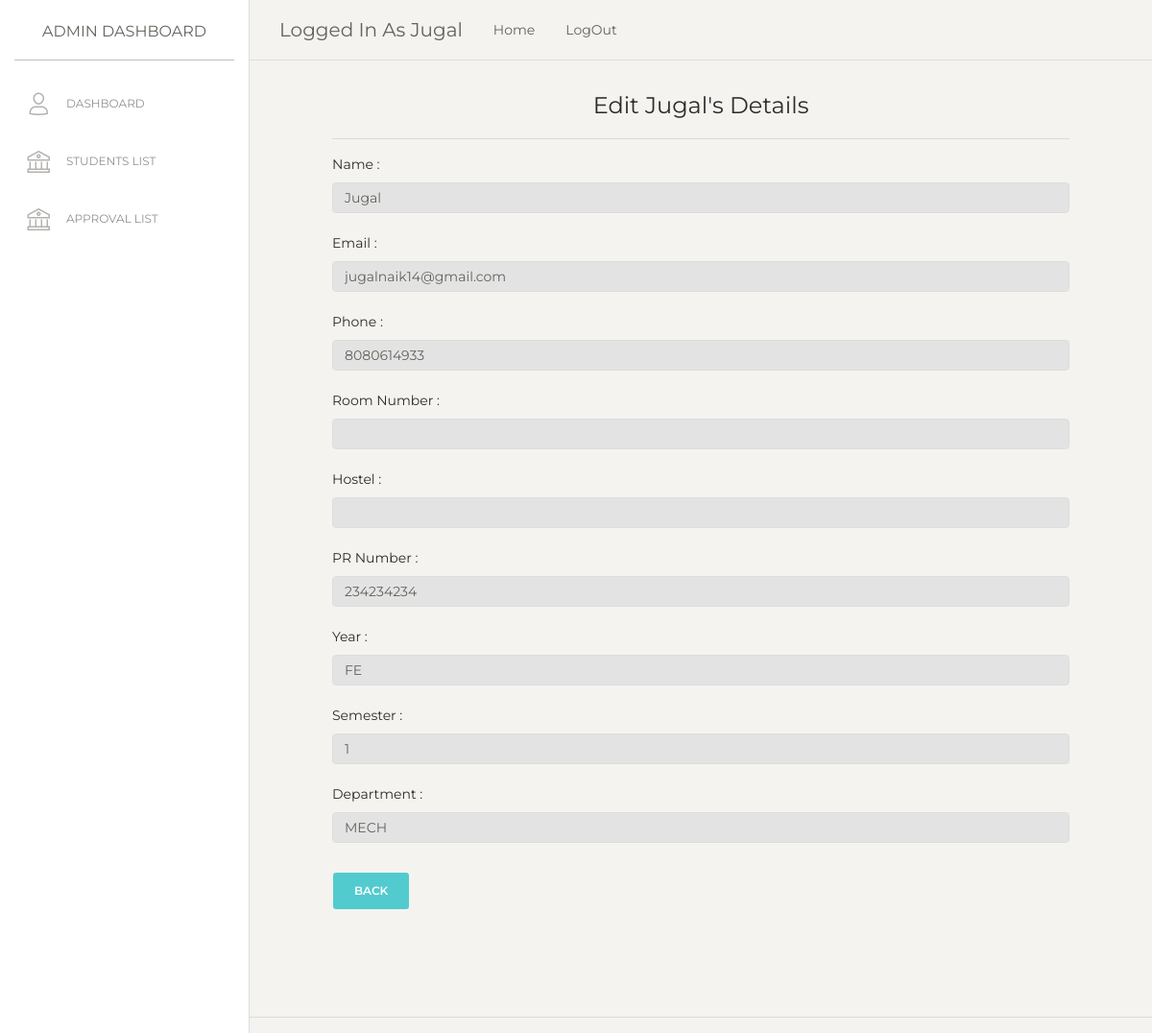
Before: /approvals/moreinfo/1 (signed in) with the older database file.
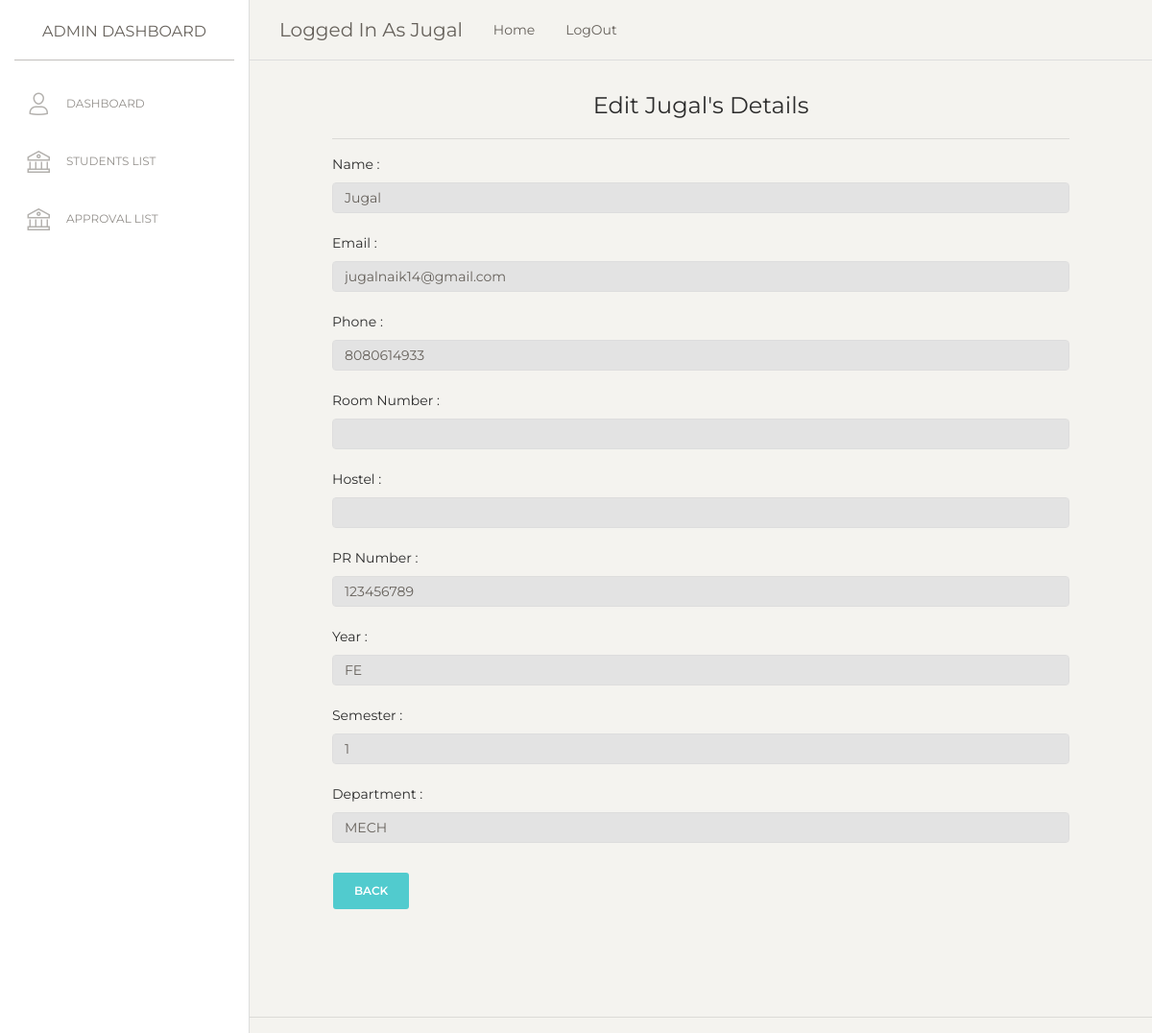
After: the same page with the newer database file.
### HC/models.py (models this page shows, shortened)
class Student(db.Model):
    id = db.Column(db.Integer, primary_key=True)
    is_approved = db.Column(db.Boolean, nullable=False, default=False)
    warden_id = db.Column(db.Integer, nullable=False)
    hostel_id = db.Column(db.Integer, nullable=False)
    password = db.Column(db.Integer, nullable=False)
    room_num = db.Column(db.Integer, nullable=False)
    name = db.Column(db.String(100), nullable=False)
    address = db.Column(db.String(100), nullable=False)
    phone = db.Column(db.String(10), nullable=False)
    email = db.Column(db.String(100), nullable=False)
    parent_name = db.Column(db.String(100), nullable=False)
    parent_phone = db.Column(db.String(10), nullable=False)
    year = db.Column(db.String(10), nullable=False)
    semester = db.Column(db.String(100), nullable=False)
    pr_number = db.Column(db.String(100), nullable=False)
    department = db.Column(db.String(100), nullable=False)
    photo = db.Column(db.String(100), nullable=True)
    id_proof = db.Column(db.String(100), nullable=True)

### HC/auth.py (the view)
@login_required
@auth.route('/approvals/moreinfo/<int:id>', methods=['GET', 'POST'])
def moreinfo(id):
    if current_user.is_authenticated:
        info = Student.query.get_or_404(id)
        return render_template('moreinfo.html', info=info, current_user=current_user.name)
    return redirect(url_for('auth.login'))

### HC/templates/moreinfo.html (shortened to what this page needs)
{% extends 'admin.html' %}
{% block body %}
<div class="content">
<form action="/approvals" style="padding-left: 4em;padding-right: 4em;padding-bottom: 4em;padding-top: 0em;">
    <center><h4>Edit {{info.name}}'s Details</h4></center>
    <hr>
    <label for="name">Name :</label>
    <input class="form-control" type="text" name="name" id="name" value="{{info.name}}" disabled>
    <br>
    <label for="email">Email :</label>
    <input class="form-control" type="text" name="email" id="email" value="{{info.email}}" disabled>
    <br>
    <label for="phone">Phone :</label>
    <input class="form-control" type="text" name="phone" id="phone" value="{{info.phone}}" disabled>
    <br>
    <label for="room">Room Number :</label>
    <input class="form-control" type="text" name="room" id="room" value="{{info.room}}" disabled>
    <br>
    <label for="hostel">Hostel :</label>
    <input class="form-control" type="text" name="hostel" id="hostel" value="{{info.hostel}}" disabled>
    <br>
    <label for="pr_number">PR Number :</label>
    <input class="form-control" type="text" name="pr_number" id="pr_number" value="{{info.pr_number}}" disabled>
    <br>
    <label for="year">Year :</label>
    <input class="form-control" type="text" name="year" id="year" value="{{info.year}}" disabled>
    <br>
    <label for="semester">Semester :</label>
    <input class="form-control" type="text" name="semester" id="semester" value="{{info.semester}}" disabled>
    <br>
    <label for="department">Department :</label>
    <input class="form-control" type="text" name="department" id="department" value="{{info.department}}" disabled>
    <br>
    <input type="submit" value="Back" class="btn btn-primary">
    </div>
<hr>
</div>
{% endblock %}

Changed rows visible on the page:
changed Student "Jugal": pr_number "234234234" → "123456789"
